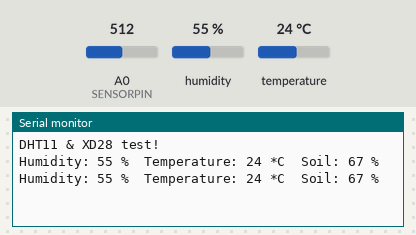
Simulated run of this sketch. Board: Arduino Uno, built with avr-gcc and run on an emulated ATmega328P. Shown: the last lines printed to the serial monitor. Inputs (shaded band) come from the test bench; at power-on: humidity 55 %, A0 (SENSORPIN) = 512, temperature 24 °C.

Above: at 10.8 s.
10.9 s: humidity set to 22 %
At 15.6 s:
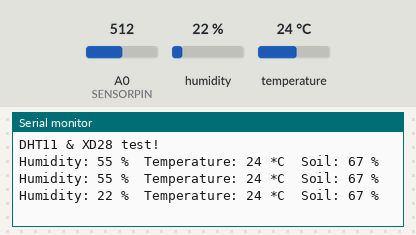
18.4 s: A0 (SENSORPIN) set to 716
At 21.4 s:
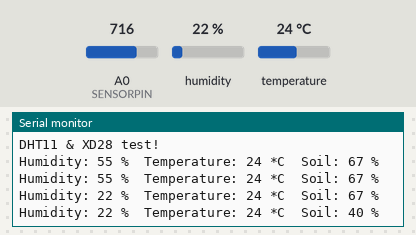
25.9 s: temperature set to 12 °C
At 30.8 s:
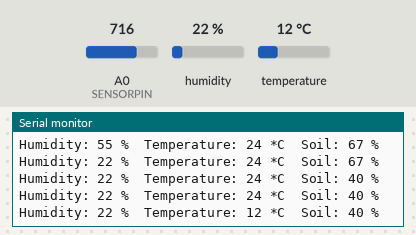
33.4 s: A0 (SENSORPIN) set to 900
At 35.5 s:
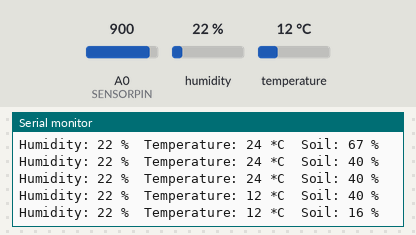
40.9 s: humidity set to 40 %
At 46.1 s:
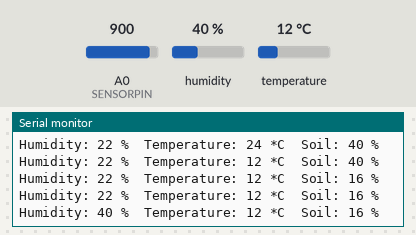
Timing chart, 0 to 47.6 s (numbered marks = the images above; inputs shaded):
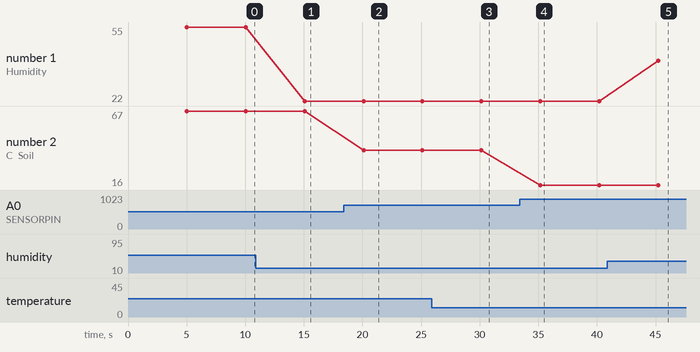

Measured:
- after the input at 10.9 s, the serial monitor: prints a new line after 4.2 s (image 1)
- after the input at 18.4 s, the serial monitor: prints a new line after 1.7 s (image 2)
- after the input at 25.9 s, the serial monitor: prints a new line after 4.2 s (image 3)
- after the input at 33.4 s, the serial monitor: prints a new line after 1.8 s (image 4)
- after the input at 40.9 s, the serial monitor: prints a new line after 4.3 s (image 5)
- plotted number 1: 55 → 22 after the input at 10.9 s, 22 → 40 after the input at 40.9 s
- plotted number 2: 67 → 40 after the input at 18.4 s, 40 → 16 after the input at 33.4 s

The sketch:

DHTXD28.ino
```cpp
#include <DHT.h>

#define DHTPIN 2
#define DHTTYPE 11
#define SENSORPIN A0
#define SENSORDELAY 5000

DHT dht (DHTPIN,DHTTYPE);

void setup() {
  Serial.begin(9600);
  dht.begin();

  Serial.println("DHT11 & XD28 test!");
}

void loop() {
sensorValue();
}
void sensorValue(){
  delay(SENSORDELAY);
  int soilValue = 0;
  int h = dht.readHumidity();
  int t = dht.readTemperature();
  soilValue = analogRead(SENSORPIN); //土壤濕度感測模組
  soilValue = map(soilValue,250,1023,100,0); //將數值轉換為0%~100%表示

    if(isnan(h) || isnan(t)){
      Serial.println("Failed to read from DHT sensor!");
      return;
    }
      Serial.print("Humidity: ");  /*環境濕度*/
      Serial.print(h);
      Serial.print(" %\t");
      Serial.print("Temperature: ");  /*環境溫度*/
      Serial.print(t);
      Serial.print(" *C\t");
      Serial.print("Soil: ");  /*土壤濕度*/
      Serial.print(soilValue);
      Serial.println(" % ");
}
```
